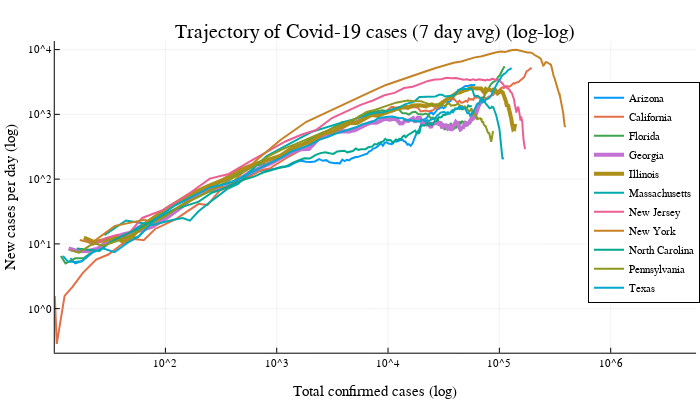

Write notebook code for a chart like this one.
### Code cell
@df confirmedByStateTop plot(:Value_rolling7, :Value_new_rolling7, group=:Province_State, 
                          xscale=:log10, yscale=:log10, legend=:right, lw=lwConfirmed, 
                          xlim=(minimum(:Value_rolling7), maximum(:Value_rolling7)*15),
                          title="Trajectory of Covid-19 cases (7 day avg) (log-log)",
                          xlab="Total confirmed cases (log)", ylab="New cases per day (log)")
